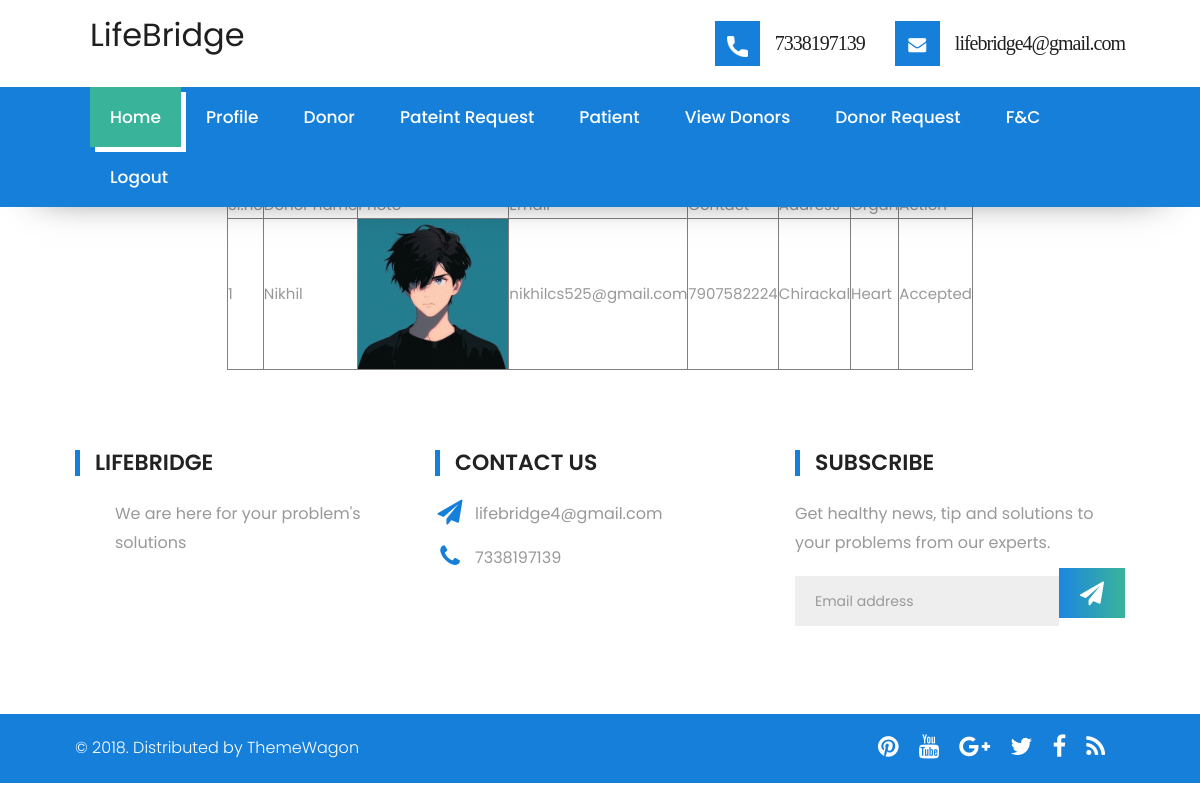
Screenshot of /User/ViewDonorRequest/ (signed in) with the database file from the repository.
### User/models.py (models this page shows)
class tbl_request(models.Model):
    patient=models.ForeignKey(tbl_patient,on_delete=models.CASCADE)
    donor=models.ForeignKey(tbl_donateform,on_delete=models.CASCADE)
    request_status=models.CharField(max_length=10,default=0)
    requested_date=models.DateField(auto_now_add=True)

class tbl_donateform(models.Model):
    donateform_gender=models.CharField(max_length=20)
    bloodgroup=models.ForeignKey(tbl_bloodgroup,on_delete=models.CASCADE)
    donateform_DOB=models.CharField(max_length=20)
    hospital=models.ForeignKey(tbl_hospital,on_delete=models.CASCADE)
    user=models.ForeignKey(tbl_user,on_delete=models.CASCADE)
    donateform_status=models.CharField(max_length=20,default=0)

class tbl_patient(models.Model):
    user=models.ForeignKey(tbl_user,on_delete=models.CASCADE)
    patient_gender=models.CharField(max_length=20)
    patient_bloodgroup=models.ForeignKey(tbl_bloodgroup, on_delete=models.CASCADE,null=True)
    patient_DOB=models.CharField(max_length=20)
    patient_consultinghospital=models.CharField(max_length=20)
    organdata=models.ForeignKey(tbl_organ, on_delete=models.CASCADE,null=True)

### Guest/models.py (models this page shows)
class tbl_user(models.Model):
    user_name=models.CharField(max_length=20)
    user_email=models.CharField(max_length=20)
    user_contact=models.CharField(max_length=20)
    user_address=models.CharField(max_length=20)
    user_district=models.CharField(max_length=20)
    user_place=models.ForeignKey(tbl_place,on_delete=models.CASCADE)
    user_photo=models.FileField(upload_to='user/')
    user_proof=models.FileField(upload_to='user/')
    user_password=models.CharField(max_length=20)

### Admin/models.py (models this page shows)
class tbl_organ(models.Model):
   organ_name=models.CharField(max_length=20)

### User/views.py (the view)
# urls.py: path("ViewDonorRequest/",views.ViewDonorRequest,name="ViewDonorRequest"),
def ViewDonorRequest(request):
    user_data=tbl_user.objects.get(id=request.session['userid'])
    pcount=tbl_patient.objects.filter(user=user_data).count()
    if pcount>0:
        patient_data=tbl_patient.objects.get(user=user_data)
        rdata=tbl_request.objects.filter(patient=patient_data)
        return render(request,"User/ViewDonorRequest.html",{'data':rdata})
    else:
        return render(request,"User/ViewDonorRequest.html")

### User/Templates/User/ViewDonorRequest.html (shortened to what this page needs)
{% extends 'User/Header.html' %}
{% load static %}
{% block content %}
<!DOCTYPE html>
<html lang="en">
<head>
</head>
<body>
    <br><br><br><br><br><br><br>
    <table border="1" align="center">
        <tr>
            <td>Sl.no</td>
            <td>Donor name</td>
            <td>Photo</td>
            <td>Email</td>
            <td>Contact</td>
            <td>Address</td>
            <td>Organ</td>
            <td>Action</td>
        </tr>
        {% for i in data %}
        <tr>
            <td>{{forloop.counter}}</td>
            <td>{{i.donor.user.user_name}}</td>
            <td><img src="{{i.donor.user.user_photo.url}}" width="150" height="150"></td>
            <td>{{i.donor.user.user_email}}</td>
            <td>{{i.donor.user.user_contact}}</td>
            <td>{{i.donor.user.user_address}}</td>
            <td>{{i.patient.organdata.organ_name}}</td>
            <td>{% if i.request_status == '0' %}
                Not Confirmed
                {% elif i.request_status == '1' %}
                Accepted
                {% else%}
                Rejected
                {% endif %}
            </td>
        </tr>
        {% endfor %}
    </table>
</body>
</html>
{% endblock content %}

### Guest/static/Main/style.css (style rules this page uses)
body { color: #999; font-size: 15px; font-family: 'Source Sans Pro', sans-serif; line-height: 1.80857; }

### Guest/static/Main/css/versions.css (style rules this page uses)
body.clinic_version { font-family: 'Roboto', sans-serif; }

### Guest/static/Main/css/custom.css (style rules this page uses)
* { font-family: 'Poppins', sans-serif; }

### rows the page displays
tbl_request: donor.user.user_name "Nikhil", donor.user.user_photo (picture), donor.user.user_email "nikhilcs525@gmail.com", donor.user.user_contact "7907582224", donor.user.user_address "Chirackal", patient.organdata.organ_name "Heart", request_status "Accepted"
